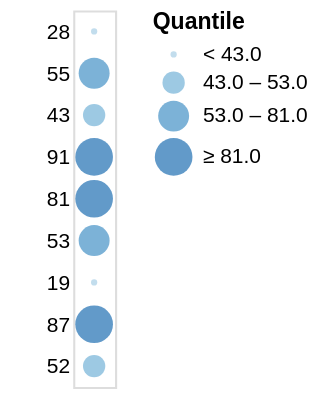

Specify this chart in Vega-Lite:
### Vega specification from a JSON file in a GitHub repository (floating-point values rounded to 4 significant figures)
{"$schema": "https://vega.github.io/schema/vega/v4.json", "description": "A simple bar chart with embedded data.", "autosize": "pad", "padding": 5, "width": 20, "style": "cell", "data": [{"name": "source_0", "values": [{"a": "A", "b": 28}, {"a": "B", "b": 55}, {"a": "C", "b": 43}, {"a": "D", "b": 91}, {"a": "E", "b": 81}, {"a": "F", "b": 53}, {"a": "G", "b": 19}, {"a": "H", "b": 87}, {"a": "I", "b": 52}]}], "signals": [{"name": "y_step", "value": 20}, {"name": "height", "update": "bandspace(domain('y').length, 1, 0.5) * y_step"}], "marks": [{"name": "marks", "type": "symbol", "style": ["circle"], "from": {"data": "source_0"}, "encode": {"update": {"opacity": {"value": 0.7}, "fill": [{"test": "datum[\"b\"] === null || isNaN(datum[\"b\"])", "value": null}, {"scale": "color", "field": "b"}], "tooltip": {"signal": "{\"b\": ''+datum[\"b\"], \"Quantile\": format(datum[\"b\"], \"\")}"}, "x": {"signal": "width", "mult": 0.5}, "y": {"scale": "y", "field": "b"}, "size": {"scale": "size", "field": "b"}, "shape": {"value": "circle"}}}}], "scales": [{"name": "y", "type": "point", "domain": {"data": "source_0", "field": "b"}, "range": {"step": {"signal": "y_step"}}, "padding": 0.5}, {"name": "color", "type": "quantile", "domain": {"data": "source_0", "field": "b"}, "range": {"scheme": "blues", "count": 4}}, {"name": "size", "type": "quantile", "domain": {"data": "source_0", "field": "b"}, "range": {"signal": "sequence(9, 324 + (324 - 9) / (4 - 1), (324 - 9) / (4 - 1))"}}], "axes": [{"scale": "y", "orient": "left", "grid": false, "domain": false, "ticks": false, "zindex": 1}], "legends": [{"title": "Quantile", "fill": "color", "gradientLength": {"signal": "clamp(height, 64, 200)"}, "labelOverlap": "greedy", "encode": {"symbols": {"update": {"shape": {"value": "circle"}, "opacity": {"value": 0.7}}}}, "size": "size"}], "config": {"axisY": {"minExtent": 30}}}
